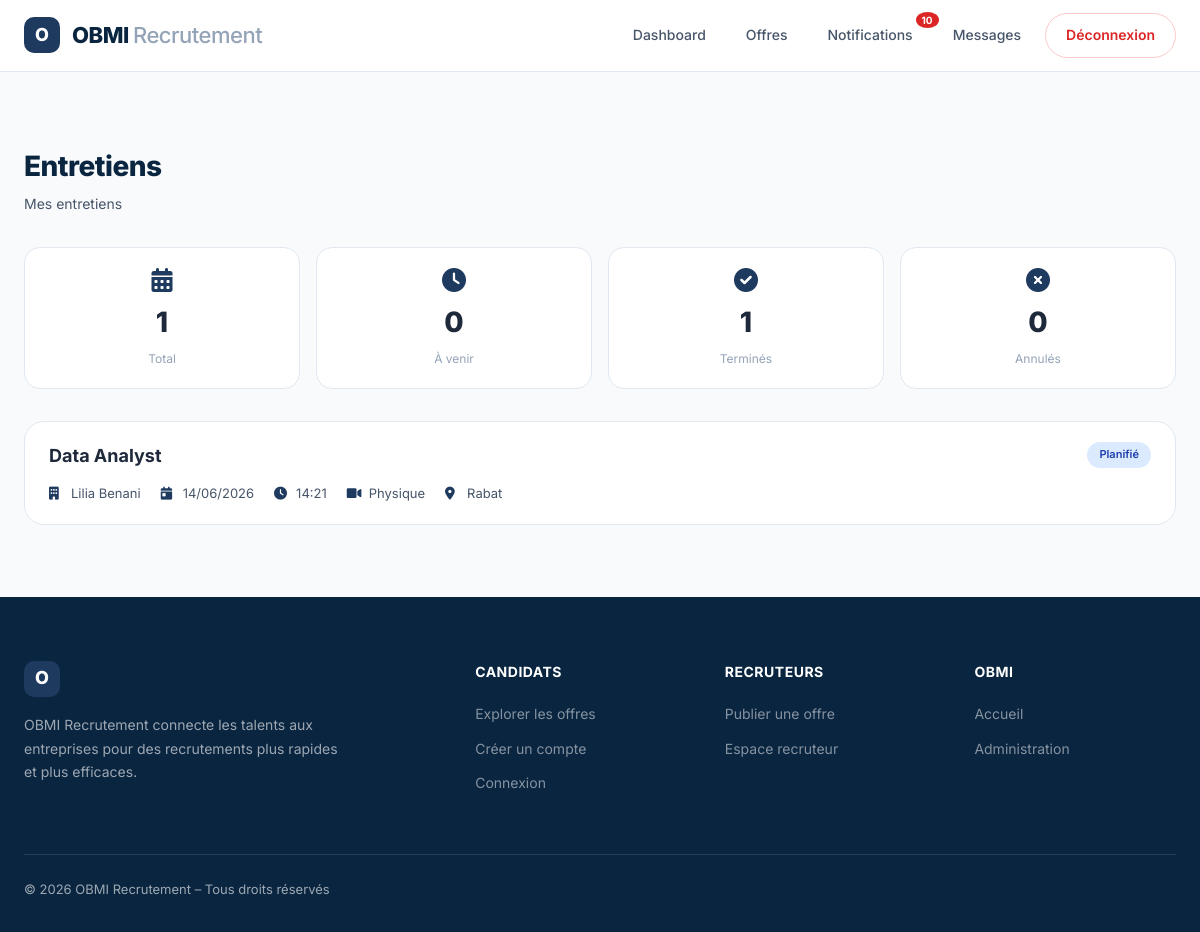
Page /entretiens/ (signed in) on the earlier database version.
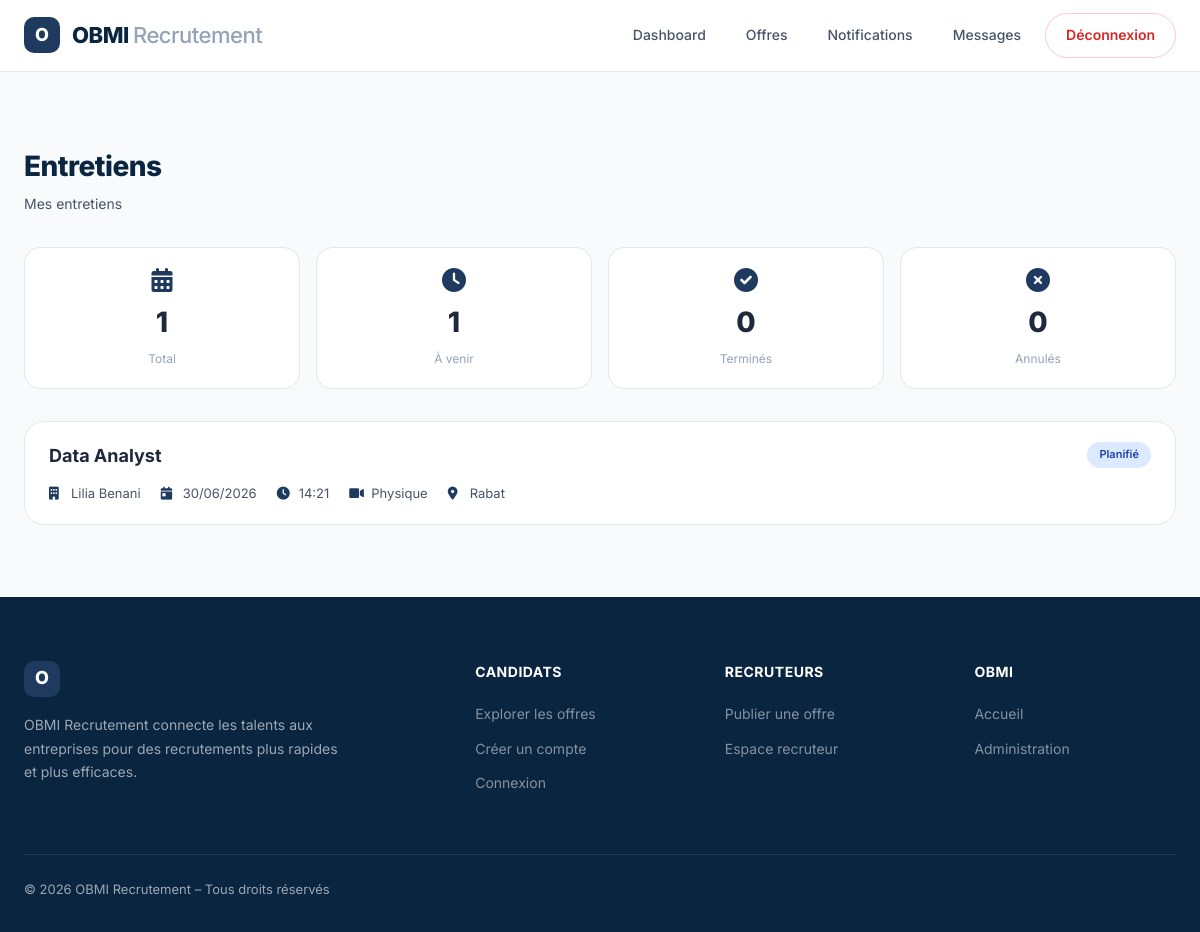
Same page on the later database version.
### candidature/models.py (models this page shows, shortened)
class Entretien(models.Model):
    TYPE_CHOICES = [
        ('physique', 'Physique'),
        ('visio', 'Visio'),
        ('telephone', 'Téléphone'),
    ]
    STATUT_CHOICES = [
        ('planifie', 'Planifié'),
        ('modifie', 'Modifié'),
        ('annule', 'Annulé'),
    ]
    date = models.DateField()
    heure = models.CharField(max_length=10)
    lieu = models.CharField(max_length=200)
    type = models.CharField(max_length=20, choices=TYPE_CHOICES)
    statut = models.CharField(max_length=20, choices=STATUT_CHOICES, default='planifie')
    notes = models.TextField(blank=True)
    candidature = models.OneToOneField(Candidature, on_delete=models.CASCADE, related_name='entretien')

class Candidature(models.Model):
    candidat = models.ForeignKey(Candidat, on_delete=models.CASCADE, related_name='candidatures')
    offre = models.ForeignKey(Offre, on_delete=models.CASCADE, related_name='candidatures')
    datePostulation = models.DateTimeField(auto_now_add=True)
    statut = models.ForeignKey(StatutCandidature, on_delete=models.SET_NULL, null=True)
    note_evaluation = models.IntegerField(null=True, blank=True)      # ← 1-5 étoiles
    commentaire_recruteur = models.TextField(blank=True, null=True)
    lettre_motivation = models.TextField(blank=True, null=True)

class Offre(models.Model):
    CONTRAT_CHOICES = [
        ('CDI', 'CDI'),
        ('CDD', 'CDD'),
        ('Stage', 'Stage'),
        ('Alternance', 'Alternance'),
    ]
    titre = models.CharField(max_length=200)
    description = models.TextField()
    lieu = models.CharField(max_length=100)
    type_contrat = models.CharField(max_length=20, choices=CONTRAT_CHOICES, default='CDI')
    datePublication = models.DateTimeField(auto_now_add=True)
    date_expiration = models.DateField(null=True, blank=True)
    recruteur = models.ForeignKey(Recruteur, on_delete=models.CASCADE, related_name='offres')

class Recruteur(models.Model):
    utilisateur = models.OneToOneField(Utilisateur, on_delete=models.CASCADE, related_name='recruteur_profil')
    entreprise = models.CharField(max_length=200)
    telephone = models.CharField(max_length=20)
    departement = models.CharField(max_length=100)

class Utilisateur(AbstractUser):
    ROLE_CHOICES = [
        ('candidat', 'Candidat'),
        ('recruteur', 'Recruteur'),
        ('admin', 'Administrateur'),
    ]
    nom = models.CharField(max_length=100)
    prenom = models.CharField(max_length=100)
    email = models.EmailField(unique=True)
    motDePasse = models.CharField(max_length=128)
    dateCreation = models.DateTimeField(auto_now_add=True)
    statut = models.CharField(max_length=50, default='actif')
    role = models.CharField(max_length=20, choices=ROLE_CHOICES, default='candidat')
    photo = models.ImageField(upload_to='photos/', blank=True, null=True)

### candidature/views.py (the view, shortened to what this page needs)
# urls.py: path('entretiens/', views.entretiens, name='entretiens'),
@login_required
def entretiens(request):
    user = request.user
    if user.role == 'candidat':
        try:
            candidat = Candidat.objects.get(utilisateur=user)
            entretiens_list = Entretien.objects.filter(
                candidature__candidat=candidat
            ).order_by('date', 'heure')
        except Candidat.DoesNotExist:
            entretiens_list = []
    else:
        entretiens_list = []
    now = date.today()
    upcoming_count = entretiens_list.filter(date__gte=now, statut__in=['planifie', 'modifie']).count()
    done_count = entretiens_list.filter(date__lt=now, statut__in=['planifie', 'modifie']).count()
    cancelled_count = entretiens_list.filter(statut='annule').count()
    context = {
        'entretiens': entretiens_list,
        'user': user,
        'upcoming_count': upcoming_count,
        'done_count': done_count,
        'cancelled_count': cancelled_count,
    }
    return render(request, 'candidature/entretiens.html', context)

### candidature/context_processors.py (called while the page is built)
def notifications_context(request):
    if request.user.is_authenticated:
        return {
            'unread_messages': Message.objects.filter(destinataire=request.user, lu=False).count(),
            'unread_notifications': Notification.objects.filter(utilisateur=request.user, lu=False).count(),
        }
    return {'unread_messages': 0, 'unread_notifications': 0}

### candidature/templates/candidature/entretiens.html (shortened to what this page needs)
{% extends 'candidature/base.html' %}
{% block content %}
<div class="page-content">
    <div class="container-wide">
        <div class="page-header">
            <div>
                <h1>Entretiens</h1>
                <p>{% if user.role == 'candidat' %}Mes entretiens{% else %}Gérez vos entretiens planifiés{% endif %}</p>
            </div>
        </div>
        <div class="stats-grid">
            <div class="stat-card"><i class="fas fa-calendar-alt"></i><div class="number">{{ entretiens|length }}</div><div class="label">Total</div></div>
            <div class="stat-card"><i class="fas fa-clock"></i><div class="number">{{ upcoming_count }}</div><div class="label">À venir</div></div>
            <div class="stat-card"><i class="fas fa-check-circle"></i><div class="number">{{ done_count }}</div><div class="label">Terminés</div></div>
            <div class="stat-card"><i class="fas fa-times-circle"></i><div class="number">{{ cancelled_count }}</div><div class="label">Annulés</div></div>
        </div>
        <div class="entretiens-card">
            {% if entretiens %}
                {% for e in entretiens %}
                <div class="entretien-item">
                    <div class="entretien-header">
                        <h3>{{ e.candidature.offre.titre }}</h3>
                        <span class="badge badge-{{ e.statut }}">{{ e.get_statut_display }}</span>
                    </div>
                    <div class="entretien-meta">
                        {% if user.role == 'candidat' %}
                        <span><i class="fas fa-building"></i> {{ e.candidature.offre.recruteur.utilisateur.prenom }} {{ e.candidature.offre.recruteur.utilisateur.nom }}</span>
                        {% else %}
                        <span><i class="fas fa-user"></i> {{ e.candidature.candidat.utilisateur.prenom }} {{ e.candidature.candidat.utilisateur.nom }}</span>
                        {% endif %}
                        <span><i class="fas fa-calendar-day"></i> {{ e.date|date:"d/m/Y" }}</span>
                        <span><i class="fas fa-clock"></i> {{ e.heure }}</span>
                        <span><i class="fas fa-video"></i> {{ e.get_type_display }}</span>
                        {% if e.lieu %}<span><i class="fas fa-map-marker-alt"></i> {{ e.lieu }}</span>{% endif %}
                    </div>
                </div>
                {% endfor %}
            {% else %}
                <div class="empty-state">
                    <i class="fas fa-calendar-times"></i>
                    <p>Aucun entretien planifié pour le moment.</p>
                </div>
            {% endif %}
        </div>
    </div>
</div>
{% endblock %}

Differences in the rows shown:
changed Entretien "Physique": date "14/06/2026" → "30/06/2026"
Other differences:
{{ upcoming_count }}: "0" → "1"
{{ done_count }}: "1" → "0"
{{ unread_notifications }}: "10" → (not shown)
